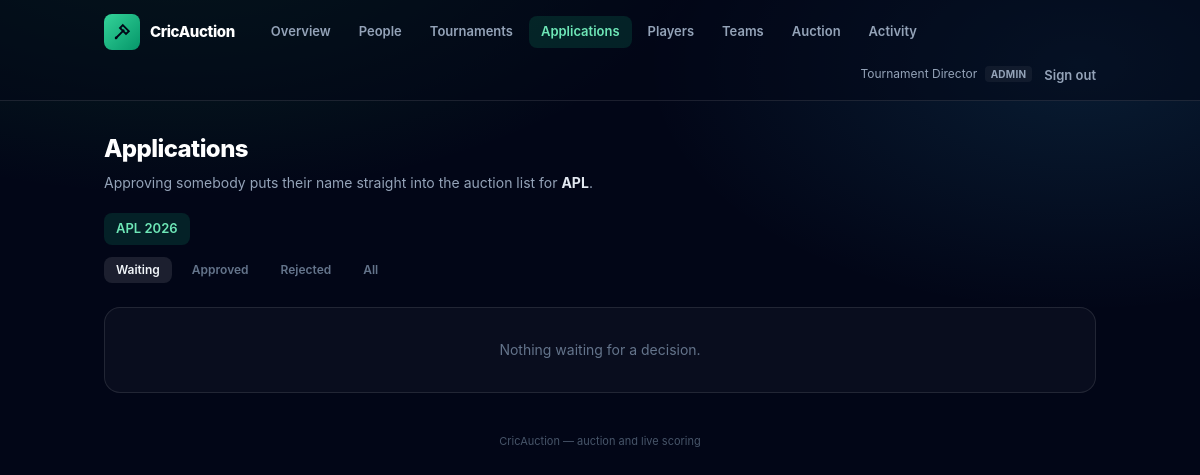
Page /admin/applications.php (signed in) on the committed database.
### tables this page shows
CREATE TABLE `users` (
    `id`             INT UNSIGNED NOT NULL AUTO_INCREMENT,
    `username`       VARCHAR(40)      NULL,   
    `name`           VARCHAR(120) NOT NULL,
    `email`          VARCHAR(190) NOT NULL,   
    `phone`          VARCHAR(20)      NULL,
    `address`        VARCHAR(255)     NULL,
    `photo_path`     VARCHAR(255)     NULL,   
    `player_type`    ENUM('batsman','batting_all_rounder','all_rounder','bowling_all_rounder','wicket_keeper','bowler') NULL,
    `password_hash`  VARCHAR(255) NOT NULL,
 
    `must_change_password` TINYINT(1) NOT NULL DEFAULT 0,
    `role`           ENUM('admin','tournament_admin','team_owner','scorer','viewer','player') NOT NULL DEFAULT 'viewer',
    `status`         ENUM('pending','approved','rejected','suspended') NOT NULL DEFAULT 'approved',
    `approved_by`    INT UNSIGNED     NULL,
    `approved_at`    DATETIME         NULL,
    `team_id`        INT UNSIGNED     NULL,   
 
    `tournament_id`  INT UNSIGNED     NULL,
    `avatar_url`     VARCHAR(255)     NULL,
    `is_active`      TINYINT(1)   NOT NULL DEFAULT 1,
    `last_login_at`  DATETIME         NULL,
    `created_at`     TIMESTAMP    NOT NULL DEFAULT CURRENT_TIMESTAMP,
    `updated_at`     TIMESTAMP    NOT NULL DEFAULT CURRENT_TIMESTAMP ON UPDATE CURRENT_TIMESTAMP,

    PRIMARY KEY (`id`),
    UNIQUE KEY `uq_users_email` (`email`),
    UNIQUE KEY `uq_users_username` (`username`),
 
    UNIQUE KEY `uq_users_owner_team` (`team_id`),
    KEY `idx_users_role` (`role`, `is_active`),
    KEY `idx_users_status` (`status`, `role`),
    KEY `idx_users_tournament` (`tournament_id`, `role`),

    CONSTRAINT `fk_users_team`
        FOREIGN KEY (`team_id`) REFERENCES `teams` (`id`),
 
    CONSTRAINT `fk_users_tournament`
        FOREIGN KEY (`tournament_id`) REFERENCES `tournaments` (`id`)
        ON DELETE SET NULL ON UPDATE CASCADE,
    CONSTRAINT `fk_users_approved_by`
        FOREIGN KEY (`approved_by`) REFERENCES `users` (`id`),

 
    CONSTRAINT `chk_users_team_role` CHECK (
        (`role` = 'team_owner' AND `team_id` IS NOT NULL)
        OR (`role` <> 'team_owner' AND `team_id` IS NULL)
    )
);

CREATE TABLE `tournaments` (
    `id`                 INT UNSIGNED    NOT NULL AUTO_INCREMENT,
    `name`               VARCHAR(120)    NOT NULL,
    `season_year`        SMALLINT UNSIGNED NOT NULL,
    `logo_url`           VARCHAR(255)        NULL,

 
    `secret_code`        VARCHAR(16)         NULL,

 
    `start_date`         DATE                NULL,
    `auction_date`       DATE                NULL,   
    `end_date`           DATE                NULL,
 
    `team_name_change_deadline` DATE          NULL,
    `registration_open`  TINYINT(1)      NOT NULL DEFAULT 1,

 
    `purse_per_team`     DECIMAL(14,2)   NOT NULL DEFAULT 10000000.00,
    `min_squad_size`     TINYINT UNSIGNED NOT NULL DEFAULT 11,
    `max_squad_size`     TINYINT UNSIGNED NOT NULL DEFAULT 15,
    `max_overseas`       TINYINT UNSIGNED NOT NULL DEFAULT 4,
    `bid_increment`      DECIMAL(14,2)   NOT NULL DEFAULT 500000.00,
    `bid_timer_seconds`  SMALLINT UNSIGNED NOT NULL DEFAULT 30,

 
    `overs_per_innings`  TINYINT UNSIGNED NOT NULL DEFAULT 20,
    `balls_per_over`     TINYINT UNSIGNED NOT NULL DEFAULT 6,

    `status`             ENUM('draft','auction','ongoing','completed','cancelled') NOT NULL DEFAULT 'draft',
    `created_at`         TIMESTAMP       NOT NULL DEFAULT CURRENT_TIMESTAMP,
    `updated_at`         TIMESTAMP       NOT NULL DEFAULT CURRENT_TIMESTAMP ON UPDATE CURRENT_TIMESTAMP,

    PRIMARY KEY (`id`),
    UNIQUE KEY `uq_tournament_name_season` (`name`, `season_year`),
    UNIQUE KEY `uq_tournament_secret` (`secret_code`),
    KEY `idx_tournament_status` (`status`),

    CONSTRAINT `chk_tournament_squad`   CHECK (`max_squad_size` >= `min_squad_size`),
    CONSTRAINT `chk_tournament_purse`   CHECK (`purse_per_team` > 0),
    CONSTRAINT `chk_tournament_overs`   CHECK (`overs_per_innings` BETWEEN 1 AND 50)
);

### public/admin/applications.php (the view, shortened to what the rows shown need)
<?php
require_once dirname(dirname(__DIR__)) . '/config/config.php';
require_once BASE_PATH . '/app/Views/layouts/shell.php';
Auth::require(Auth::ROLE_ADMIN, Auth::ROLE_TADMIN);
$tournaments = new TournamentService();
$all = $tournaments->listTournamentsForCurrentUser();
    ?>
    <?php
$tournamentId = isset($_GET['tournament']) ? (int) $_GET['tournament'] : (int) $all[0]['id'];
$status       = (string) ($_GET['status'] ?? 'pending');
$tournament   = $tournaments->find($tournamentId);
$links = [
    ['href' => 'index.php',        'label' => 'Overview'],
    ['href' => 'users.php',        'label' => 'People'],
    ['href' => 'tournaments.php',  'label' => 'Tournaments'],
    ['href' => 'applications.php', 'label' => 'Applications', 'current' => true],
    ['href' => 'players.php',      'label' => 'Players'],
    ['href' => 'teams.php',        'label' => 'Teams'],
    ['href' => 'auction.php',      'label' => 'Auction'],
    ['href' => 'activity.php',     'label' => 'Activity'],
];
page_head('Applications', '../', $links);
?>
<h1 class="text-2xl font-extrabold tracking-tight text-white">Applications</h1>
<p class="mt-2 text-sm text-slate-400">
    Approving somebody puts their name straight into the auction list for
    <strong class="text-slate-200"><?= e((string) $tournament['name']) ?></strong>.
</p>
<div class="no-bar mt-5 flex gap-2 overflow-x-auto">
    <?php foreach ($all as $row): ?>
        <a href="applications.php?tournament=<?= (int) $row['id'] ?>&status=<?= e($status) ?>"
           class="whitespace-nowrap rounded-lg px-3 py-1.5 text-[13px] font-semibold transition <?=
               (int) $row['id'] === $tournamentId
                   ? 'bg-emerald-500/15 text-emerald-300'
                   : 'border border-white/10 text-slate-400 hover:bg-white/5' ?>">
            <?= e((string) $row['name']) ?> <?= e((string) $row['season_year']) ?>
        </a>
    <?php endforeach; ?>
</div>
<?php page_foot(); ?>

### app/Views/layouts/shell.php (shortened to what the rows shown need)
<?php
function page_head(string $title, string $up = '', array $links = []): void
{
    $user = Auth::user();
    ?><!DOCTYPE html>
<html lang="en" class="dark">
<head>
    <link rel="stylesheet" href="<?= e($up) ?>assets/css/app.css">
</head>
<body class="bg-gate min-h-screen font-sans text-slate-200">
<header class="border-b border-white/10 bg-slate-950/50">
    <div class="mx-auto flex max-w-5xl flex-wrap items-center gap-x-6 gap-y-3 px-4 py-3.5">
        <div class="ml-auto flex items-center gap-3">
            <?php if ($user !== null): ?>
                <span class="hidden text-[12px] text-slate-400 sm:block">
                    <?= e((string) $user['name']) ?>
                    <span class="ml-1 rounded bg-white/5 px-1.5 py-0.5 text-[10px] font-bold uppercase tracking-wide text-slate-400">
                        <?= e(str_replace('_', ' ', (string) $user['role'])) ?>
                    </span>
                </span>
                <form method="post" action="<?= e($up) ?>logout.php" class="inline">
                    <button type="submit" class="text-[13px] font-semibold text-slate-400 transition hover:text-rose-300">
                        Sign out
                    </button>
                </form>
            <?php else: ?>
                <a href="<?= e($up) ?>login.php" class="text-[13px] font-semibold text-slate-300 hover:text-emerald-300">Sign in</a>
                <a href="<?= e($up) ?>register.php"
                   class="rounded-lg bg-emerald-500 px-3 py-1.5 text-[13px] font-bold text-slate-950 hover:brightness-110">Register</a>
            <?php endif; ?>
        </div>
    </div>
</header>
<main class="mx-auto max-w-5xl px-4 py-8">
<?php
}
    ?>
    <?php
function page_foot(): void
{
    ?>
</main>
</body>
</html>
<?php
}
    ?>

### rows in the picture
users: role "ADMIN"
tournaments: name "APL", season_year "2026"

### other values in the picture
APP_NAME "CricAuction"
$link['label'] "Overview"
$link['label'] "People"
$link['label'] "Tournaments"
$link['label'] "Applications"
$link['label'] "Players"
$link['label'] "Teams"
$link['label'] "Auction"
$link['label'] "Activity"
$user['name'] "Tournament Director"
$label "Waiting"
$label "Approved"
$label "Rejected"
$label "All"
